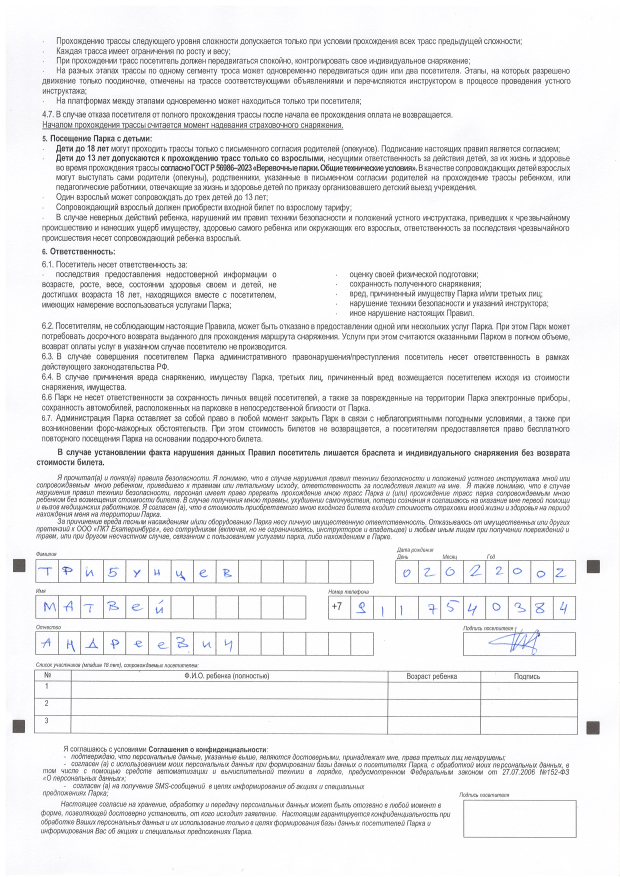
#> input picture scans/IMG_0001.jpg, 2480 x 3508 px (shown at 1/4 size); its folder holds only this picture in this run
$ python 07_mine_empty_cells.py
#> lines starting #> are read from the running program, lines starting #| are printed output that depends on the picture; after the words box and inside, x2 and y2 are one past the last pixel; in counts of white or black regions, pixels touching at a corner belong together
#> (reads scripts/sheet_config.json from the repository)
### ocr_app/preprocessing.py
import cv2
import numpy as np


class MarkerDetectionError(RuntimeError):
    pass


def load_image(path: str) -> np.ndarray:
#> called with path = 'scans/IMG_0001.jpg'
    data = np.fromfile(path, dtype=np.uint8)
    image = cv2.imdecode(data, cv2.IMREAD_COLOR)
#> image is the input picture: shape (3508, 2480, 3); mean B, G, R 237.9, 237, 237
    if image is None:
        raise FileNotFoundError(f"Unable to read image: {path}")
    return image


def _order_points(points: np.ndarray) -> np.ndarray:
    rect = np.zeros((4, 2), dtype="float32")
    s = points.sum(axis=1)
    rect[0] = points[np.argmin(s)]
    rect[2] = points[np.argmax(s)]
    diff = np.diff(points, axis=1)
    rect[1] = points[np.argmin(diff)]
    rect[3] = points[np.argmax(diff)]
    return rect


def _select_corner_markers(centers: np.ndarray, shape: tuple[int, int, int]) -> np.ndarray | None:
    height, width = shape[:2]
    corners = np.array([
        [0, 0], [width, 0], [width, height], [0, height],
    ], dtype="float32")
    selected = []
    used: set[int] = set()
    for corner in corners:
        distances = [
            (idx, np.linalg.norm(center - corner))
            for idx, center in enumerate(centers)
            if idx not in used
        ]
        if not distances:
            return None
        closest_idx, _ = min(distances, key=lambda item: item[1])
        used.add(closest_idx)
        selected.append(centers[closest_idx])
    return np.array(selected, dtype="float32")


def detect_markers(image: np.ndarray, min_area: int = 500, min_fill: float = 0.7,
                   aspect_tolerance: float = 0.25) -> np.ndarray:
    # --- ЭТО ВЕРСИЯ, КОТОРАЯ РАБОТАЛА ИЗНАЧАЛЬНО ---
#> called with min_area = 500, min_fill = 0.7, aspect_tolerance = 0.25
    gray = cv2.cvtColor(image, cv2.COLOR_BGR2GRAY)
    blurred = cv2.GaussianBlur(gray, (5, 5), 0)
    _, thresh = cv2.threshold(blurred, 0, 255, cv2.THRESH_BINARY_INV + cv2.THRESH_OTSU)
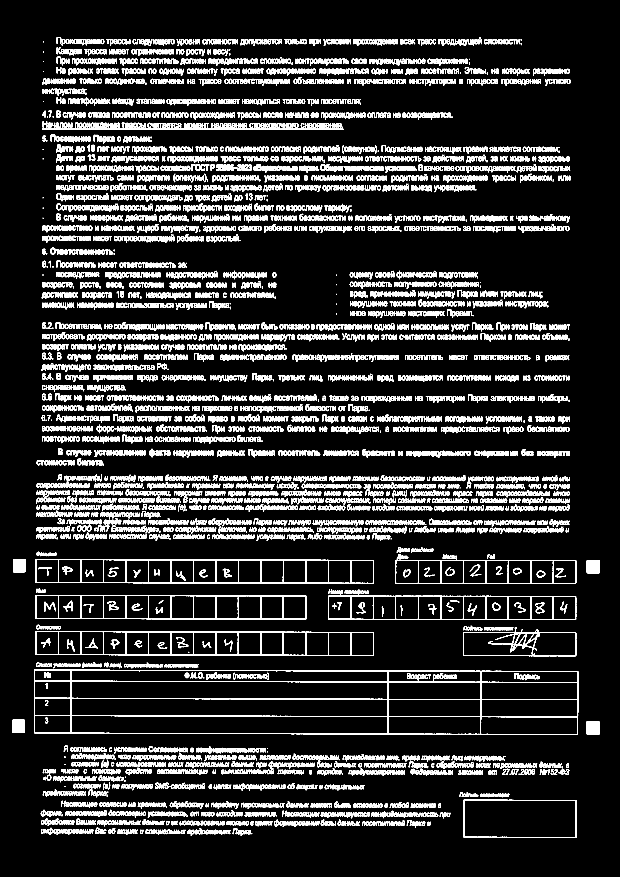
#> thresh: shape (3508, 2480) (shown at 1/4 size); 11.7% white; 5279 white regions (100 under 20 px)
    contours, _ = cv2.findContours(thresh, cv2.RETR_EXTERNAL, cv2.CHAIN_APPROX_SIMPLE)
#> contours = 5181 contours, 195 with area under 20; largest, box (x1, y1, x2, y2) and area: (136, 2678, 2313, 2939) 552219, (141, 2524, 1495, 2623) 127043, (142, 2236, 1495, 2334) 126262, (142, 2380, 1225, 2478) 102028, (1312, 2383, 2305, 2480) 93544
    candidates: list[np.ndarray] = []

    for contour in contours:
        area = cv2.contourArea(contour)
        if area < min_area: continue
        peri = cv2.arcLength(contour, True)
        approx = cv2.approxPolyDP(contour, 0.04 * peri, True)
        if len(approx) != 4: continue

        x, y, w, h = cv2.boundingRect(approx)
        if w == 0 or h == 0: continue

        aspect_ratio = w / float(h)
        if not (1 - aspect_tolerance <= aspect_ratio <= 1 + aspect_tolerance): continue

        fill_ratio = area / float(w * h)
        if fill_ratio < min_fill: continue

        candidates.append(approx.reshape(4, 2))
#> this loop made 5181 passes
#> area on passes 2 to 4: 155.5, 268.5, 129.5
#> after the loop, candidates = [[[2348, 2885], [2346, 2935], [2396, 2937], [2398, 2888]], [[51, 2879], [50, 2930], [97, 2931], [99, 2881]], [[2349, 2240], [2347, 2290], [2398, 2291], [2398, 2241]], [[52, 2236], [52, 2287], [98, 2288], [100, 2237]]]

    if len(candidates) < 4:
        # Если строгая проверка не прошла, пробуем просто взять 4 самых больших контура (fallback)
        sorted_cnts = sorted(contours, key=cv2.contourArea, reverse=True)[:4]
        if len(sorted_cnts) < 4:
            raise MarkerDetectionError("Not enough markers detected.")
        centers = []
        for c in sorted_cnts:
            M = cv2.moments(c)
            if M["m00"] != 0:
                centers.append([M["m10"] / M["m00"], M["m01"] / M["m00"]])
        if len(centers) < 4:
            raise MarkerDetectionError("Not enough markers detected.")
        return _order_points(np.array(centers, dtype="float32"))

    centers = np.array([square.mean(axis=0) for square in candidates])
#> centers = [[2372, 2911.2], [74.25, 2905.2], [2373, 2265.5], [75.5, 2262]]
    corner_markers = _select_corner_markers(centers, image.shape)
#> the loop in _select_corner_markers, `for corner in corners:` made 4 passes
#> (distances, closest_idx) on passes 1 to 4: ([(0, 3755.2), (1, 2906.2), (2, 3280.8), (3, 2263.3)], 3), ([(0, 2913.3), (1, 3772), (2, 2268)], 2), ([(0, 606.4), (1, 2480.1)], 0), ([(1, 607.3)], 1)
#> after the loop in _select_corner_markers, `for corner in corners:`: selected = [[75.5, 2262], [2373, 2265.5], [2372, 2911.2], [74.25, 2905.2]]; used = 4 items
#> corner_markers has the same summary as selected in _select_corner_markers
    if corner_markers is None:
        return _order_points(centers[:4])  # Fallback
    return _order_points(corner_markers)
#> in _order_points, `s = points.sum(axis=1)`: s = [2337.5, 4638.5, 5283.2, 2979.5]
#> in _order_points, `diff = np.diff(points, axis=1)`: diff = [2186.5, -107.5, 539.2, 2831]


def align_image(image: np.ndarray, output_size: tuple[int, int] | None = None, top_padding: int = 15) -> np.ndarray:
    """
    Выравнивает изображение формы по маркерам с дополнительным отступом сверху.

    Args:
        image: Исходное изображение
        output_size: Желаемый размер (ширина, высота). Если None, вычисляется автоматически
        top_padding: Дополнительные пиксели сверху для защиты от обрезания (по умолчанию 15)
    """
    markers = detect_markers(image)
#> markers has the same summary as selected in _select_corner_markers

    if output_size is None:
        # Если размер не задан, вычисляем по маркерам
        tl, tr, br, bl = markers
        width_top = np.linalg.norm(tr - tl)
        width_bottom = np.linalg.norm(br - bl)
        height_left = np.linalg.norm(bl - tl)
        height_right = np.linalg.norm(br - tr)
        width = int(max(width_top, width_bottom))
        height = int(max(height_left, height_right))
        output_size = (width, height + top_padding)  # Добавляем отступ к высоте
    else:
        # Если размер задан явно, тоже добавляем отступ
        output_size = (output_size[0], output_size[1] + top_padding)

    # КЛЮЧЕВОЕ ИЗМЕНЕНИЕ: Целевые точки начинаются НЕ с (0,0), а с (0, top_padding)
    # Это сдвигает всё содержимое вниз, оставляя пустое место сверху
    dst = np.array([
        [0, top_padding],  # Верхний левый
        [output_size[0] - 1, top_padding],  # Верхний правый
        [output_size[0] - 1, output_size[1] - 1],  # Нижний правый
        [0, output_size[1] - 1],  # Нижний левый
    ], dtype="float32")

    matrix = cv2.getPerspectiveTransform(markers, dst)
#> matrix = [[1, 0.00195, -80.2], [-0.0015, 1, -2251], [1.69e-06, 1.75e-07, 1]]
    return cv2.warpPerspective(image, matrix, output_size)
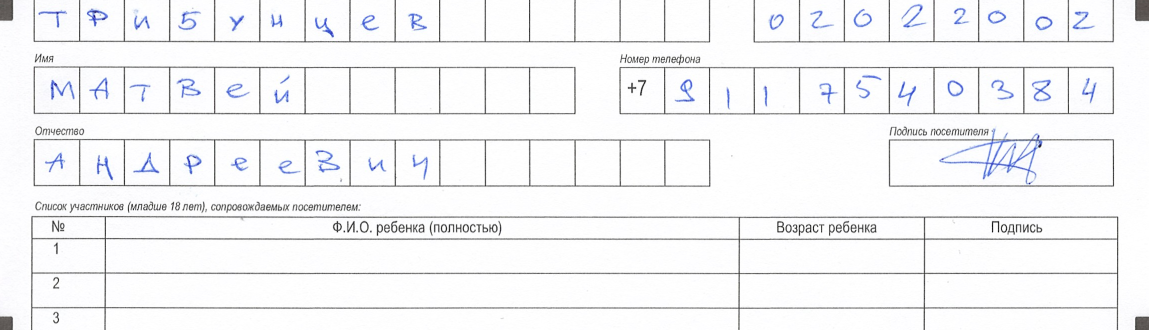
#> returned value: shape (660, 2297, 3) (shown at 1/2 size); mean of channels 0, 1, 2 245.3, 243.7, 243.3; drawn as B, G, R


# --- НИЖЕ ФУНКЦИИ ПРЕПРОЦЕССИНГА (ОСТАВЛЯЕМ НОВЫЕ, ОНИ ХОРОШИЕ) ---

# [45 lines left out: functions clear_border, center_content, preprocess_cell, not called in this run]

### ocr_app/config.py
import json
from dataclasses import dataclass, asdict
from pathlib import Path


@dataclass
class CellConfig:
    label: str
    index: int
    x: int
    y: int
    w: int
    h: int


@dataclass
class SheetConfig:
    version: int
    image_width: int
    image_height: int
    cells: list[CellConfig]

    # [4 lines left out: function save, not called in this run]

    @staticmethod
    def load(path: str | Path) -> "SheetConfig":
        data = json.loads(Path(path).read_text(encoding="utf-8"))
        cells = [CellConfig(**item) for item in data["cells"]]
        return SheetConfig(
            version=data["version"],
            image_width=data["image_width"],
            image_height=data["image_height"],
            cells=cells,
        )

### scripts/07_mine_empty_cells.py
import argparse
import cv2
import numpy as np
from pathlib import Path

from ocr_app.config import SheetConfig
from ocr_app.preprocessing import align_image, load_image

WINDOW_NAME = "Empty Cell Miner"


class ManualMiner:
    def __init__(self, scan_paths: list[Path], config: SheetConfig, output_dir: Path, scale: int = 2):
        self.scan_paths = scan_paths
        self.config = config
        self.output_dir = output_dir
        self.scale = scale

        self.current_idx = 0
        self.aligned = None
        self.selected_indices = set()
        self.stop_signal = False

    def on_mouse(self, event, x, y, flags, param):
        if event == cv2.EVENT_LBUTTONDOWN:
            # Конвертируем координаты клика (экранные) в координаты картинки
            real_x = x // self.scale
            real_y = y // self.scale

            for idx, cell in enumerate(self.config.cells):
                # Проверяем попадание в ячейку конфига
                if cell.x <= real_x <= cell.x + cell.w and cell.y <= real_y <= cell.y + cell.h:
                    if idx in self.selected_indices:
                        self.selected_indices.remove(idx)
                    else:
                        self.selected_indices.add(idx)
                    self.refresh_view()
                    break

    def refresh_view(self):
        if self.aligned is None:
            return

        view = self.aligned.copy()
        for idx, cell in enumerate(self.config.cells):
            # Синий - выбрано, Зеленый - не выбрано
            if idx in self.selected_indices:
                color = (255, 0, 0)
                thickness = -1  # Заливка
                alpha = 0.3

                # Рисуем прозрачную заливку
                overlay = view.copy()
                cv2.rectangle(overlay, (cell.x, cell.y), (cell.x + cell.w, cell.y + cell.h), color, -1)
                cv2.addWeighted(overlay, alpha, view, 1 - alpha, 0, view)

                # И яркую рамку
                cv2.rectangle(view, (cell.x, cell.y), (cell.x + cell.w, cell.y + cell.h), color, 2)
            else:
                color = (0, 255, 0)
                thickness = 1
                cv2.rectangle(view, (cell.x, cell.y), (cell.x + cell.w, cell.y + cell.h), color, thickness)
#> view: shape (660, 2297, 3); 0.02% of pixels changed, all inside (x1, y1, x2, y2) = (71, 1, 156, 64)

        # Масштабируем для экрана
        h, w = view.shape[:2]
#> h = 660; w = 2297
        resized = cv2.resize(view, (w * self.scale, h * self.scale), interpolation=cv2.INTER_NEAREST)

        info = f"Scan {self.current_idx + 1}/{len(self.scan_paths)} | Selected: {len(self.selected_indices)}"
        cv2.putText(resized, info, (10, 30), cv2.FONT_HERSHEY_SIMPLEX, 0.7, (0, 0, 255), 2)
        cv2.putText(resized, "[Click] Select | [Enter] Save | [N] Skip", (10, 60), cv2.FONT_HERSHEY_SIMPLEX, 0.6,
                    (50, 50, 50), 2)
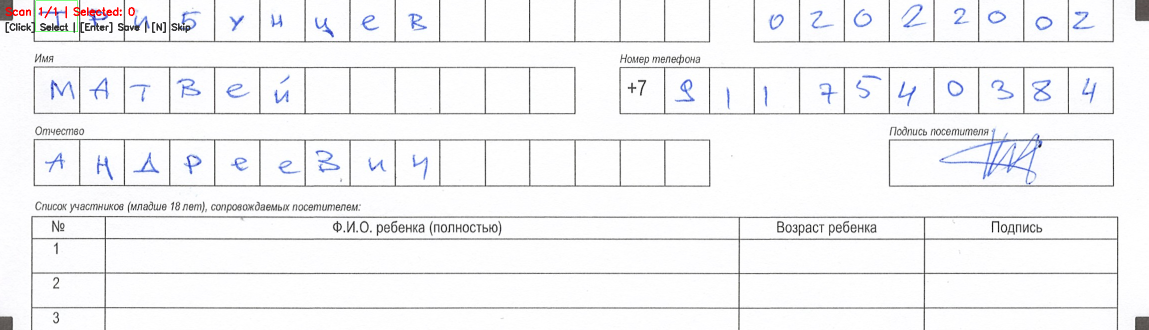
#> resized: shape (660, 2297, 3) (shown at 1/2 size); mean B, G, R 244.7, 243.1, 243

        cv2.imshow(WINDOW_NAME, resized)

    def save_selection(self, filename_stem):
        count = 0
        for idx in self.selected_indices:
            cell = self.config.cells[idx]

            # Вырезаем ячейку из ВЫРОВНЕННОГО изображения
            y1 = max(0, cell.y)
            y2 = min(self.aligned.shape[0], cell.y + cell.h)
            x1 = max(0, cell.x)
            x2 = min(self.aligned.shape[1], cell.x + cell.w)

            crop = self.aligned[y1:y2, x1:x2]

            # Фильтр черных квадратов (если вдруг выравнивание все же сбойнуло)
            if crop.mean() < 20:
                print(f"Warning: Skipping too dark crop (index {cell.index})")
                continue

            save_name = f"{filename_stem}_empty_{cell.index}_{count}.png"
            save_path = self.output_dir / save_name
            cv2.imwrite(str(save_path), crop)
            count += 1
        return count

    def run(self):
        cv2.namedWindow(WINDOW_NAME)
        cv2.setMouseCallback(WINDOW_NAME, self.on_mouse)

        for i, path in enumerate(self.scan_paths):
            if self.stop_signal:
                break

            self.current_idx = i
            self.selected_indices = set()

            print(f"Processing {path.name}...")
            try:
                # 1. Грузим сырой скан
                raw_image = load_image(str(path))

                # 2. Выравниваем его жестко под размеры из конфига!
                # Именно так делал конфигуратор, поэтому сетка совпадет.
                target_size = (self.config.image_width, self.config.image_height)
                self.aligned = align_image(raw_image, output_size=target_size)

            except Exception as e:
                print(f"Error alignment {path.name}: {e}")
                continue

            self.refresh_view()

            while True:
                key = cv2.waitKey(0) & 0xFF
#> (key Esc is pressed here)

                if key == 27:  # ESC
                    self.stop_signal = True
                    break
                elif key == 13:  # Enter
                    saved = self.save_selection(path.stem)
                    print(f"Saved {saved} empty samples.")
                    break
                elif key == ord('n'):  # Next / Skip
                    print("Skipped.")
                    break
                elif key == ord('a'):  # Select All
                    self.selected_indices = set(range(len(self.config.cells)))
                    self.refresh_view()
                elif key == ord('c'):  # Clear
                    self.selected_indices.clear()
                    self.refresh_view()

        cv2.destroyAllWindows()
        print("Done.")


def main():
    repo_root = Path(__file__).resolve().parents[1]
    parser = argparse.ArgumentParser()
    parser.add_argument("--scans", default=str(repo_root / "scans"))
    parser.add_argument("--config", default=str(repo_root / "sheet_config.json"))
    parser.add_argument("--output", default=str(repo_root / "dataset_external" / "Empty"))
    # Scale 1 лучше, чтобы видеть весь бланк. Если мелко - поставьте 2.
    parser.add_argument("--scale", type=int, default=1)
    args = parser.parse_args()

    config = SheetConfig.load(args.config)
    output_dir = Path(args.output)
    output_dir.mkdir(parents=True, exist_ok=True)

    scan_paths = sorted(Path(args.scans).glob("*"))
    miner = ManualMiner(scan_paths, config, output_dir, args.scale)
    miner.run()


if __name__ == "__main__":
    main()
